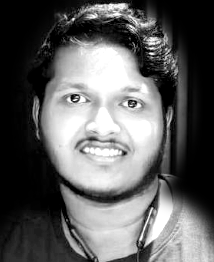
#> input picture bibek-cse/cache/portrait_source.png, 214 x 262 px
$ python ascii_art.py bibek-cse/cache/portrait_source.png
#> lines starting #> are read from the running program, lines starting #| are printed output that depends on the picture
"""
Turn any image into ASCII art for the profile card.

Usage:
    pip install pillow
    python ascii_art.py my_photo.jpg            # writes cache/ascii.txt
    python build_svg.py                         # rebuilds both SVGs with the new art

Tips: a tightly cropped, high-contrast face photo on a plain background works best.
"""
import sys
from PIL import Image, ImageOps, ImageEnhance

COLS, ROWS = 36, 25          # fits the left panel of the card (wider overlaps the text)
RAMP = " .'`^\",:;Il!i~+_-?][}{1)(|tfjrxnuvczXYUJCLQ0OZmwqpdbkhao*#MW&8%B@$"


def image_to_ascii(path, cols=COLS, rows=ROWS, invert=False):
#> called with path = 'bibek-cse/cache/portrait_source.png', cols = 36, rows = 25, invert = False
    img = Image.open(path).convert("L")
#> img is the input picture: PIL image 214x262 L; min 0, max 255, mean 95.1
    img = ImageOps.autocontrast(img, cutoff=2)
    img = ImageEnhance.Contrast(img).enhance(1.4)
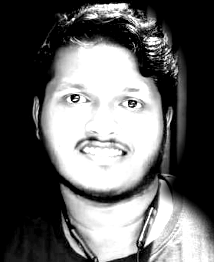
#> img: PIL image 214x262 L; min 0, max 255, mean 101.2
    img = img.resize((cols, rows))
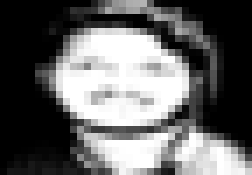
#> img: PIL image 36x25 L (shown 7 times larger); min 0, max 255, mean 101.3
    if invert:
        img = ImageOps.invert(img)
    px = img.load()
    lines = []
    for y in range(rows):
        line = ""
        for x in range(cols):
            # bright pixels -> dense characters (looks right on the dark card)
            line += RAMP[int(px[x, y] / 255 * (len(RAMP) - 1))]
        lines.append(line.rstrip())
#> after the loop, lines = 25 items, first 6: "             :?tYJ0OZ)'", "         'ili+tQzcCLnXu[_{`", '        ..,;`    .   [0Ucx,".', "       `'  `lIl;~l`  .I:{Xtt?", "      .,''~tJh#o*#b0n~;._QXr) .", '         ]CbM$$$$$$$$Wr..]~1v[:'
    return lines


if __name__ == "__main__":
    if len(sys.argv) < 2:
        sys.exit(__doc__)
    art = image_to_ascii(sys.argv[1], invert="--invert" in sys.argv)
#> art has the same summary as lines in image_to_ascii
    with open("cache/ascii.txt", "w") as f:
        f.write("\n".join(art) + "\n")
    print("\n".join(art))
#> (printed output is left out)
    print("\nSaved to cache/ascii.txt — now run: python build_svg.py")
